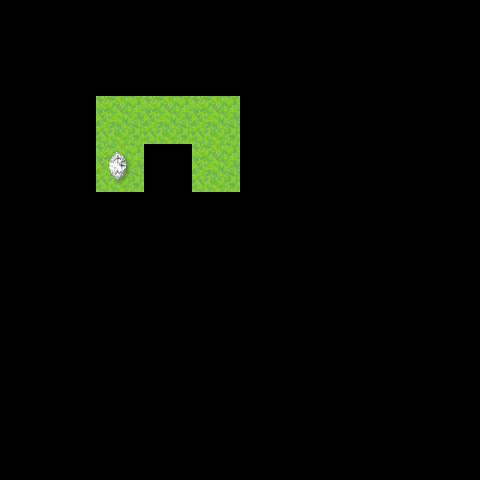

A level layout from a 2D game, rendered from its tile map. Below: a short description, then the map file with its tile-grid data intact:
An orthogonal 10x10 tile map with 48x48 px tiles, 2 tile layers (ground, object).

<map version="1.2" tiledversion="1.2.5" orientation="orthogonal" renderorder="right-down" width="10" height="10" tilewidth="48" tileheight="48" infinite="0" nextlayerid="3" nextobjectid="1">
 <tileset firstgid="1" name="0-99" tilewidth="48" tileheight="48" tilecount="110" columns="10">
  <image source="0-99-2.png" width="480" height="528" />
 </tileset>
 <layer id="2" name="ground" width="10" height="10">
  <data encoding="csv">
0,0,0,0,0,0,0,0,0,0,
0,0,0,0,0,0,0,0,0,0,
0,0,51,51,51,0,0,0,0,0,
0,0,51,0,51,0,0,0,0,0,
0,0,0,0,0,0,0,0,0,0,
0,0,0,0,0,0,0,0,0,0,
0,0,0,0,0,0,0,0,0,0,
0,0,0,0,0,0,0,0,0,0,
0,0,0,0,0,0,0,0,0,0,
0,0,0,0,0,0,0,0,0,0
</data>
 </layer>
 <layer id="1" name="object" width="10" height="10">
  <data encoding="csv">
0,0,0,0,0,0,0,0,0,0,
0,0,0,0,0,0,0,0,0,0,
0,0,0,0,0,0,0,0,0,0,
0,0,61,0,0,0,0,0,0,0,
0,0,0,0,0,0,0,0,0,0,
0,0,0,0,0,0,0,0,0,0,
0,0,0,0,0,0,0,0,0,0,
0,0,0,0,0,0,0,0,0,0,
0,0,0,0,0,0,0,0,0,0,
0,0,0,0,0,0,0,0,0,0
</data>
 </layer>
</map>
